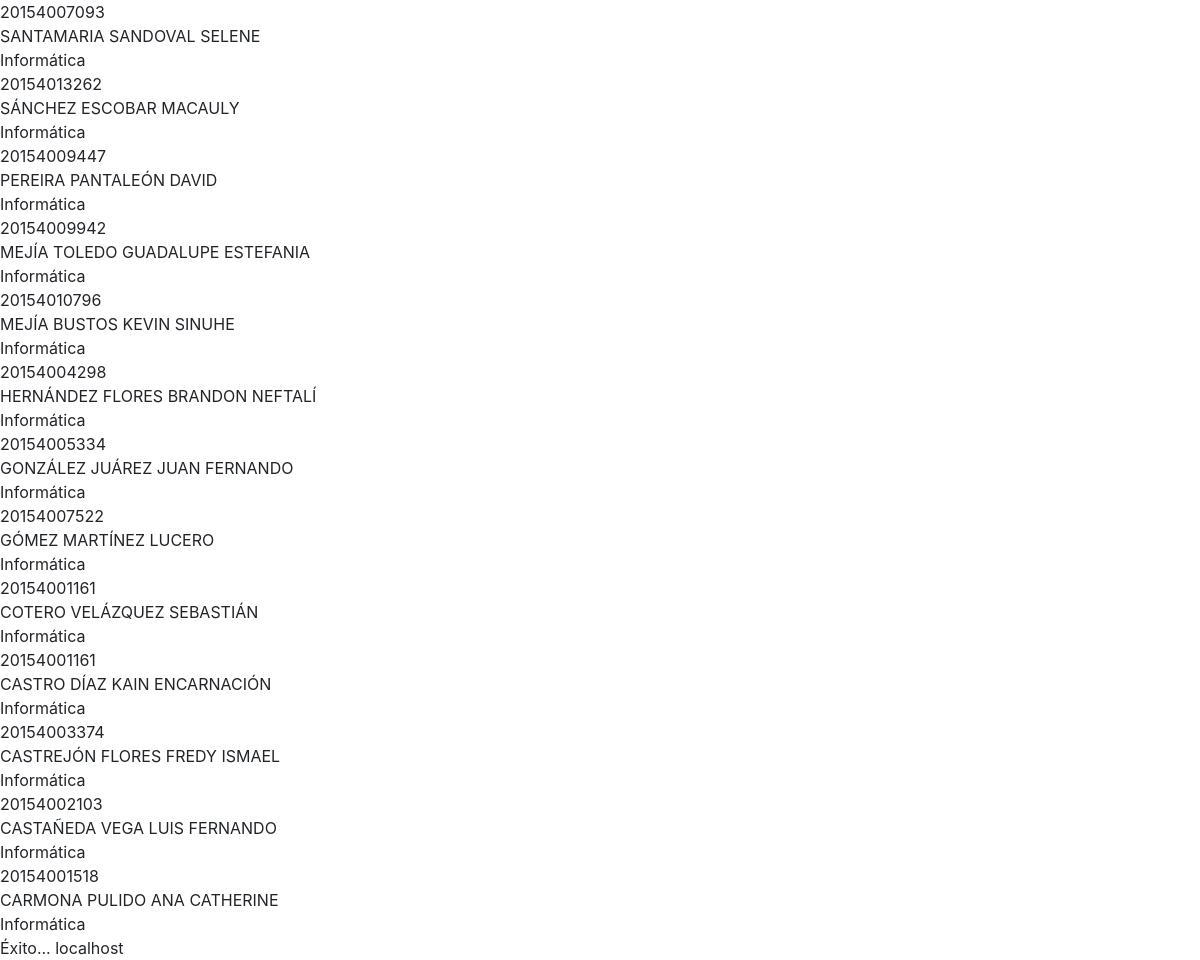
The page / on the database its author committed.
### tables this page shows
CREATE TABLE IF NOT EXISTS `consulta_alumnos` (
  `conid` int(11) NOT NULL AUTO_INCREMENT,
  `matricula` varchar(20) NOT NULL,
  `nombre` varchar(300) NOT NULL,
  `foto` varchar(100) NOT NULL,
  `carrera_id` int(11) NOT NULL,
  `generacion` varchar(4) NOT NULL DEFAULT '0',
  `semestre` enum('1','2','3','4','5','6','7','8','9','10') NOT NULL,
  `grupo` enum('A','B','U') NOT NULL,
  `sexo` enum('Masculino','Femenino') NOT NULL,
  PRIMARY KEY (`conid`)
);

CREATE TABLE IF NOT EXISTS `carreras` (
  `cid` int(11) NOT NULL AUTO_INCREMENT,
  `nombre_carrera` varchar(300) NOT NULL,
  PRIMARY KEY (`cid`)
);

### index.php (the view, shortened to what this page needs)
<?php
include "cabecera.php";
global $mysqli;
$sql = "Select Matricula, Nombre, carrera_id  from consulta_alumnos ORDER BY Nombre  desc";
$result = $mysqli->query($sql);
    while ($fila = $result->fetch_row()) {
        echo $fila[0] . "<br>" ;
        echo $fila[1] . "<br>";
        $sql2 = "Select nombre_carrera from carreras where cid =$fila[2]";
        $result2 = $mysqli->query($sql2);
        $row = $result2->fetch_row();
        echo $row[0] ."<br>";
    }
echo 'Éxito... ' . $mysqli->host_info . "\n";
include "pie.php";

### cabecera.php (shortened to what this page needs)
<!doctype html>
<html lang="en">
<head>
    <link rel="stylesheet" href="https://stackpath.bootstrapcdn.com/bootstrap/4.1.3/css/bootstrap.min.css">
</head>
<body>

### pie.php (shortened to what this page needs)
</body>
</html>

### rows shown on the page
consulta_alumnos: matricula "20154007093", nombre "SANTAMARIA SANDOVAL SELENE", carrera.nombre_carrera "Informática"
consulta_alumnos: matricula "20154013262", nombre "SÁNCHEZ ESCOBAR MACAULY", carrera.nombre_carrera "Informática"
consulta_alumnos: matricula "20154009447", nombre "PEREIRA PANTALEÓN DAVID", carrera.nombre_carrera "Informática"
consulta_alumnos: matricula "20154009942", nombre "MEJÍA TOLEDO GUADALUPE ESTEFANIA", carrera.nombre_carrera "Informática"
consulta_alumnos: matricula "20154010796", nombre "MEJÍA BUSTOS KEVIN SINUHE", carrera.nombre_carrera "Informática"
consulta_alumnos: matricula "20154004298", nombre "HERNÁNDEZ FLORES BRANDON NEFTALÍ", carrera.nombre_carrera "Informática"
consulta_alumnos: matricula "20154005334", nombre "GONZÁLEZ JUÁREZ JUAN FERNANDO", carrera.nombre_carrera "Informática"
consulta_alumnos: matricula "20154007522", nombre "GÓMEZ MARTÍNEZ LUCERO", carrera.nombre_carrera "Informática"
consulta_alumnos: matricula "20154001161", nombre "COTERO VELÁZQUEZ SEBASTIÁN", carrera.nombre_carrera "Informática"
consulta_alumnos: matricula "20154001161", nombre "CASTRO DÍAZ KAIN ENCARNACIÓN", carrera.nombre_carrera "Informática"
consulta_alumnos: matricula "20154003374", nombre "CASTREJÓN FLORES FREDY ISMAEL", carrera.nombre_carrera "Informática"
consulta_alumnos: matricula "20154002103", nombre "CASTAÑEDA VEGA LUIS FERNANDO", carrera.nombre_carrera "Informática"
consulta_alumnos: matricula "20154001518", nombre "CARMONA PULIDO ANA CATHERINE", carrera.nombre_carrera "Informática"

### other values the page prints
$mysqli->host_info "localhost"
